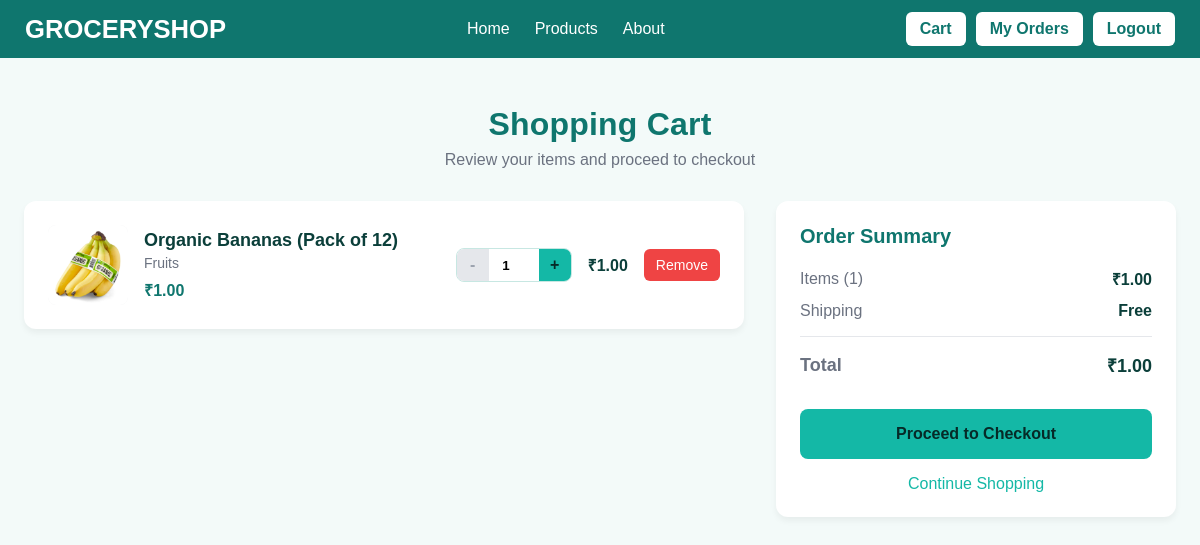
The app's page /cart/ (signed in) with its own data.
### GroceryShopApp/models.py (models this page shows, shortened)
class CartItem(models.Model):
    cart = models.ForeignKey(Cart, on_delete=models.CASCADE)
    product = models.ForeignKey(Product, on_delete=models.CASCADE)
    quantity = models.PositiveIntegerField(default=1)
    added_at = models.DateTimeField(auto_now_add=True)
    @property
    def total_price(self):
        return self.product.price * self.quantity

class Product(models.Model):
    name = models.CharField(max_length=200)
    description = models.TextField(blank=True)
    price = models.DecimalField(max_digits=10, decimal_places=2)
    image = models.ImageField(upload_to='products/', blank=True, null=True)
    stock_quantity = models.PositiveIntegerField(default=0)
    category = models.CharField(max_length=100, blank=True)
    created_at = models.DateTimeField(auto_now_add=True)
    updated_at = models.DateTimeField(auto_now=True)

### GroceryShopApp/views.py (the view)
# urls.py: path("cart/", views.cart, name="cart"),
@login_required
def cart(request):
    cart, _ = Cart.objects.get_or_create(user=request.user)
    cart_items = CartItem.objects.filter(cart=cart)
    total_items = sum(item.quantity for item in cart_items)
    total_price = sum(item.total_price for item in cart_items)
    return render(request, "Cart.html", {"cart_items": cart_items, "total_items": total_items, "total_price": total_price})

### templates/Cart.html (shortened to what this page needs)
<!DOCTYPE html>
<html lang="en">
<head>
</head>
<body>
    {% include 'Navbar.html' %}
    {% load static %}
    <div class="container">
        <div class="cart-header">
            <h1>Shopping Cart</h1>
            <p>Review your items and proceed to checkout</p>
        </div>
        {% if cart_items %}
        <div class="cart-content">
            <div class="cart-items">
                {% for item in cart_items %}
                <div class="cart-item" data-item-id="{{ item.id }}">
                    <div class="item-image">
                        {% if item.product.image %}
                            <img src="{{ item.product.image.url }}" alt="{{ item.product.name }}">
                        {% else %}
                            <div class="placeholder">📦</div>
                        {% endif %}
                    </div>
                    <div class="item-details">
                        <h3 class="item-name">{{ item.product.name }}</h3>
                        {% if item.product.category %}
                            <p class="item-category">{{ item.product.category }}</p>
                        {% endif %}
                        <p class="item-price">₹{{ item.product.price|floatformat:2 }}</p>
                    </div>
                    <div class="item-controls">
                        <div class="quantity-controls">
                            <button class="quantity-btn" onclick="updateQuantity({{ item.id }}, {{ item.quantity|add:'-1' }})" {% if item.quantity <= 1 %}disabled{% endif %}>-</button>
                            <input type="number" class="quantity-input" value="{{ item.quantity }}" min="1" onchange="updateQuantity({{ item.id }}, this.value)">
                            <button class="quantity-btn" onclick="updateQuantity({{ item.id }}, {{ item.quantity|add:'1' }})">+</button>
                        </div>
                        <div class="item-total">
                            <strong>₹{{ item.total_price|floatformat:2 }}</strong>
                        </div>
                        <button class="remove-btn" onclick="removeItem({{ item.id }})">Remove</button>
                    </div>
                </div>
                {% endfor %}
            </div>
            <div class="cart-summary">
                <h3 class="summary-header">Order Summary</h3>
                <div class="summary-row">
                    <span class="summary-label">Items ({{ total_items }})</span>
                    <span class="summary-value">₹{{ total_price|floatformat:2 }}</span>
                </div>
                <div class="summary-row">
                    <span class="summary-label">Shipping</span>
                    <span class="summary-value">Free</span>
                </div>
                <div class="summary-row total">
                    <span class="summary-label">Total</span>
                    <span class="summary-value">₹{{ total_price|floatformat:2 }}</span>
            </div>
                <button class="checkout-btn" onclick="proceedToCheckout()">
                    Proceed to Checkout
                </button>
                <a href="{% url 'home' %}" class="continue-shopping">
                    Continue Shopping
                </a>
            </div>
        </div>
        {% endif %}
    </div>
</body>
</html>

### templates/Cart.html (style rules this page uses)
:root { --bg: #f3faf9; --text: #0b3f3a; --brand: #0f766e; --primary: #14b8a6; --primary-strong: #0ea5a3; --on-primary: #062a27; --field: #ffffff; --field-border: #c7e7e2; --success: #10b981; --error: #ef4444; --warning: #f59e0b; }
body { margin: 0; font-family: system-ui, -apple-system, Segoe UI, Roboto, Helvetica, Arial, "Apple Color Emoji", "Segoe UI Emoji"; background: var(--bg); color: var(--text); }
.container { max-width: 1200px; margin: 48px auto; padding: 0 24px; }
.cart-header { text-align: center; margin-bottom: 32px; }
.cart-header h1 { font-size: 32px; color: var(--brand); margin: 0 0 8px 0; letter-spacing: 0.2px; }
.cart-header p { color: #6b7280; font-size: 16px; margin: 0; }
.cart-content { display: grid; grid-template-columns: 1fr 400px; gap: 32px; align-items: start; }
.cart-items { background: #ffffff; border-radius: 12px; box-shadow: 0 4px 6px rgba(0, 0, 0, 0.05); overflow: hidden; }
.cart-item { display: flex; align-items: center; padding: 24px; border-bottom: 1px solid #f3f4f6; transition: background-color 160ms ease; }
.cart-item:last-child { border-bottom: none; }
.item-image { width: 80px; height: 80px; border-radius: 8px; background: #f3f4f6; display: flex; align-items: center; justify-content: center; margin-right: 16px; overflow: hidden; }
.item-image img { width: 100%; height: 100%; object-fit: cover; }
.item-details { flex: 1; margin-right: 16px; }
.item-name { font-size: 18px; font-weight: 600; color: var(--text); margin: 0 0 4px 0; }
.item-category { color: #6b7280; font-size: 14px; margin: 0 0 8px 0; }
.item-price { font-size: 16px; font-weight: 600; color: var(--brand); }
.item-controls { display: flex; align-items: center; gap: 16px; }
.quantity-controls { display: flex; align-items: center; border: 1px solid var(--field-border); border-radius: 8px; overflow: hidden; }
.quantity-btn { width: 32px; height: 32px; border: none; background: var(--primary); color: var(--on-primary); cursor: pointer; display: flex; align-items: center; justify-content: center; font-size: 16px; font-weight: 600; transition: background-color 160ms ease; }
.quantity-btn:disabled { background: #e5e7eb; color: #9ca3af; cursor: not-allowed; }
.quantity-input { width: 50px; height: 32px; border: none; text-align: center; font-weight: 600; background: #ffffff; outline: none; }
.remove-btn { background: var(--error); color: white; border: none; border-radius: 6px; padding: 8px 12px; cursor: pointer; font-size: 14px; font-weight: 500; transition: background-color 160ms ease; }
.cart-summary { background: #ffffff; border-radius: 12px; box-shadow: 0 4px 6px rgba(0, 0, 0, 0.05); padding: 24px; position: sticky; top: 24px; }
.summary-header { font-size: 20px; font-weight: 600; color: var(--brand); margin: 0 0 20px 0; }
.summary-row { display: flex; justify-content: space-between; align-items: center; margin-bottom: 12px; }
.summary-row.total { border-top: 1px solid #e5e7eb; padding-top: 16px; margin-top: 16px; font-size: 18px; font-weight: 600; color: var(--brand); }
.summary-label { color: #6b7280; }
.summary-value { font-weight: 600; color: var(--text); }
.checkout-btn { width: 100%; padding: 16px; border: none; border-radius: 8px; background: var(--primary); color: var(--on-primary); font-size: 16px; font-weight: 600; cursor: pointer; margin-top: 20px; transition: background-color 160ms ease, transform 80ms ease; }
.continue-shopping { display: inline-block; color: var(--primary); text-decoration: none; font-weight: 500; margin-top: 16px; text-align: center; width: 100%; }

### templates/Navbar.html (style rules this page uses)
* { margin: 0; padding: 0; box-sizing: border-box; font-family: "Poppins", sans-serif; }

### records on screen
CartItem: product.image (picture), product.name "Organic Bananas (Pack of 12)", product.category "Fruits", product.price "1.00", quantity "1", total_price "1.00"

### other values on screen
{{ total_items }} "1"
{{ total_price|floatformat:2 }} "1.00"
